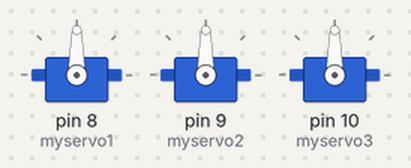
Bench run of a sketch on a simulated Arduino Uno, built with avr-gcc and run on an emulated ATmega328P. Parts: 3 × servo.

Above: at 0.05 s.
At 5.15 s:
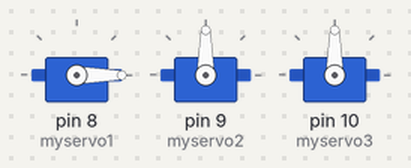
At 10.4 s:
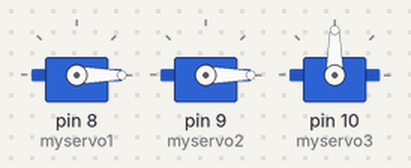
At 20.9 s:
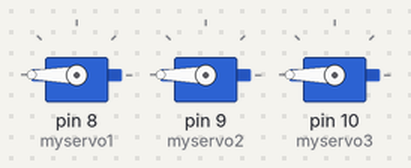
At 31.4 s:
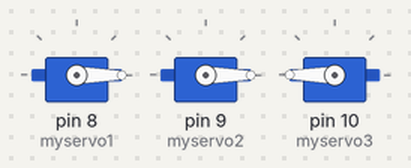
At 41.9 s:
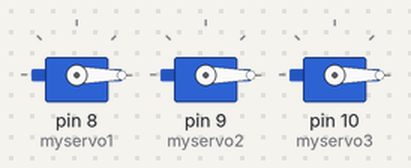
Timing chart, 0 to 54.6 s (numbered marks = the images above):
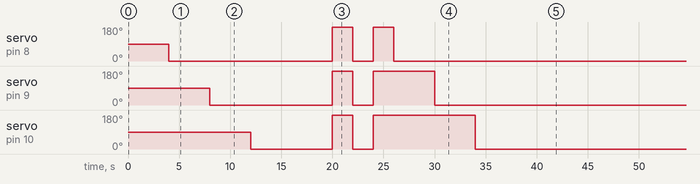

The sketch:

Servo0Final05.ino
```cpp
/* Sweep

 modified Mina Rafiee Dec 2015
 http://www.arduino.cc/en/Tutorial/Sweep
*/

#include <Servo.h>

Servo myservo1;
Servo myservo2;
Servo myservo3;


// create servo object to control a servo
                // twelve servo objects can be created on most boards

//int pos = 0;    // variable to store the servo position

void setup()
{
  myservo1.attach(8);  // attaches the servo on pin 9 to the servo object
  myservo2.attach(9);
  myservo3.attach(10);
}

void loop() {

  delay(4000);

  // Loop through motion tests
  forward();             // Example: move forward
  delay(4000);           // Wait 2000 milliseconds (2 seconds)
  reverse();
  delay(2000);
  turnRight();
  delay(2000);
  turnLeft();
  delay(2000);
  stopRobot();
  delay(4000);
}

// Motion routines for forward, reverse, turns, and stop
void forward() {
  myservo1.write(0);
  delay(4000);
 myservo2.write(0);
 delay(4000);
 myservo3.write(0);
 delay(4000);
}

void reverse() {
  myservo1.write(180);
  myservo2.write(180);
  myservo3.write(180);
}

void turnRight() {
  myservo1.write(0);
  myservo2.write(0);
  myservo3.write(0);
}
void turnLeft() {
  myservo1.write(180);
  myservo2.write(180);
  myservo3.write(180);
}

void stopRobot() {
  myservo1.write(0);
  delay(4000);
  myservo2.write(0);
  delay(4000);
  myservo3.write(0);
  delay(4000);
}
```

Measured:
- by itself, servo on pin 8 (myservo1): repeats every 42.0 s: 180° 2.0 s, 0° 2.0 s, 180° 2.0 s, 0° 36.0 s
- by itself, servo on pin 9 (myservo2): repeats every 42.0 s: 180° 2.0 s, 0° 2.0 s, 180° 6.0 s, 0° 32.0 s
- by itself, servo on pin 10 (myservo3): repeats every 42.0 s: 180° 2.0 s, 0° 2.0 s, 180° 10.0 s, 0° 28.0 s
